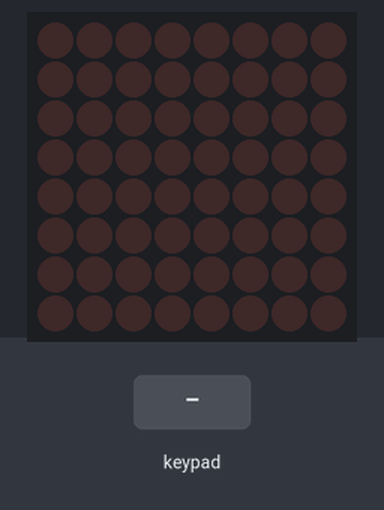
Bench run of a sketch on a simulated Arduino Uno, built with avr-gcc and run on an emulated ATmega328P. Parts: 8×8 LED matrix. Inputs (shaded band) come from the test bench.

Above: at 1.3 s.
1.4 s: keypad keys 9 8 7 6 # pressed 0.4 s apart
At 4.9 s:
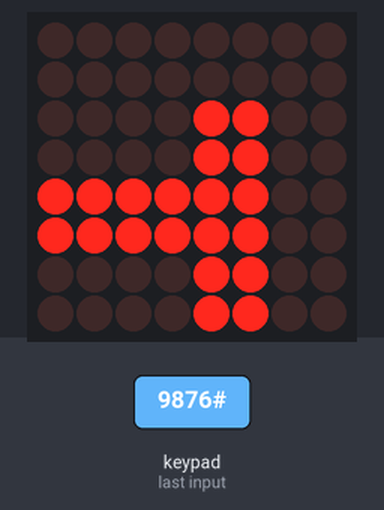
6.0 s: key '1' pressed
At 7.2 s:
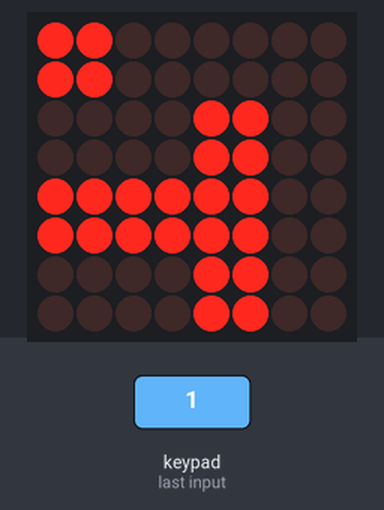
7.5 s: keypad keys 9 8 7 6 * pressed 0.4 s apart
At 11.1 s:
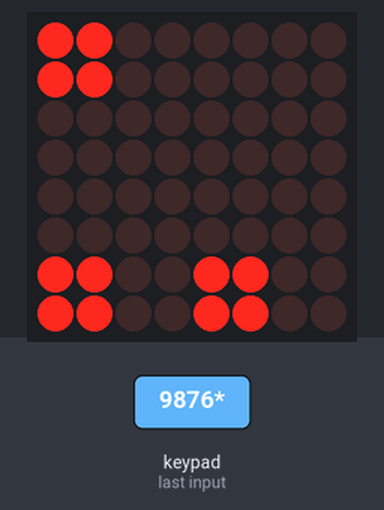
12.0 s: keypad keys 9 8 7 6 A pressed 0.4 s apart
At 16.1 s:
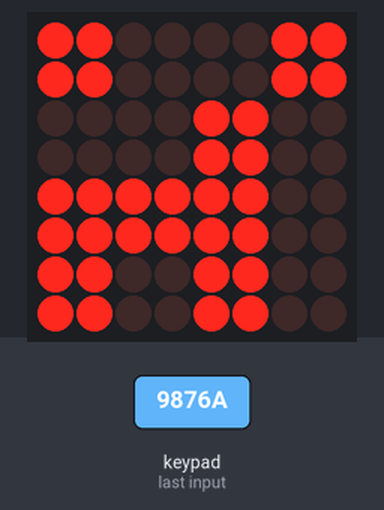
16.5 s: key '2' pressed
At 17.4 s:
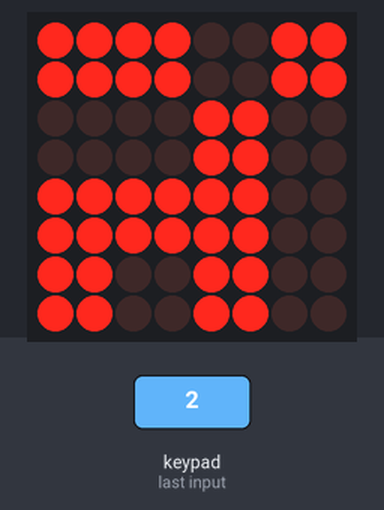
18.0 s: keypad keys 9 8 7 6 D pressed 0.4 s apart
At 22.4 s:
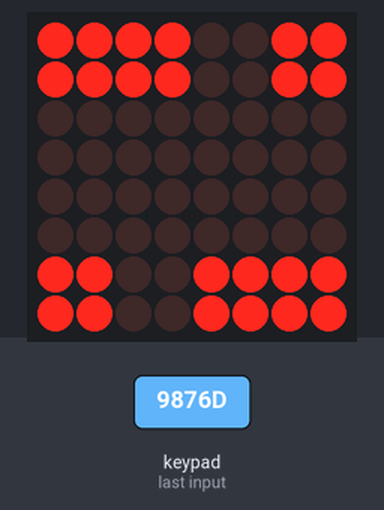
Timing chart, 0 to 23.5 s (numbered marks = the images above; inputs shaded):
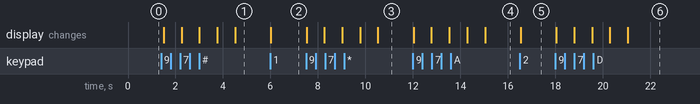

The sketch:

keypad_led_matrix.ino
```cpp
/*
Ce script est pirement fun. Le fonctionnement est que chaque bouton de la membrane est relié à un carré de 2*2 leds du module Max7219.
*/
#include <LedControl.h>
#include <Keypad.h>

const int max7219_din = 12; // Broche DIN du module MAX7219
const int max7219_cs = 11; // Broche CS du module MAX7219
const int max7219_clk = 10; // Broche CLK du module MAX7219

const byte ROWS = 4; //four rows
const byte COLS = 4; //four columns

//define the cymbols on the buttons of the keypads
char hexaKeys[ROWS][COLS] = {
  {'1','2','3','A'},
  {'4','5','6','B'},
  {'7','8','9','C'},
  {'*','0','#','D'}
};
byte rowPins[ROWS] = {9, 8, 7, 6}; //connect to the row pinouts of the keypad
byte colPins[COLS] = {5, 4, 3, 2}; //connect to the column pinouts of the keypad

bool state[4][4] = {{false, false, false, false}, // Tableau de l'état de chaque carré
                    {false, false, false, false},
                    {false, false, false, false},
                    {false, false, false, false}};

//initialize an instance of class NewKeypad
Keypad customKeypad = Keypad( makeKeymap(hexaKeys), rowPins, colPins, ROWS, COLS);

LedControl lc=LedControl(12,10,11,1);

void setup() {
  lc.shutdown(0, false); // Activation du module MAX7219
  lc.setIntensity(0, 8); // Règle l'intensité de l'affichage
  lc.clearDisplay(0); // Efface l'affichage
}

void loop() {
  char customKey = customKeypad.getKey();

  if (customKey=='1'){
    state[0][0] = !state[0][0];
    lc.setLed(0, 0, 0, state[0][0]);
    lc.setLed(0, 0, 1, state[0][0]);
    lc.setLed(0, 1, 0, state[0][0]);
    lc.setLed(0, 1, 1, state[0][0]);
  }
  else if (customKey=='2'){
    state[0][1] = !state[0][1];
    lc.setLed(0, 0, 2, state[0][1]);
    lc.setLed(0, 0, 3, state[0][1]);
    lc.setLed(0, 1, 2, state[0][1]);
    lc.setLed(0, 1, 3, state[0][1]);
  }
  else if (customKey=='3'){
    state[0][2] = !state[0][2];
    lc.setLed(0, 0, 4, state[0][2]);
    lc.setLed(0, 0, 5, state[0][2]);
    lc.setLed(0, 1, 4, state[0][2]);
    lc.setLed(0, 1, 5, state[0][2]);
  }
  else if (customKey=='A'){
    state[0][3] = !state[0][3];
    lc.setLed(0, 0, 6, state[0][3]);
    lc.setLed(0, 0, 7, state[0][3]);
    lc.setLed(0, 1, 6, state[0][3]);
    lc.setLed(0, 1, 7, state[0][3]);
  }
  else if (customKey=='4'){
    state[1][0] = !state[1][0];
    lc.setLed(0, 2, 0, state[1][0]);
    lc.setLed(0, 2, 1, state[1][0]);
    lc.setLed(0, 3, 0, state[1][0]);
    lc.setLed(0, 3, 1, state[1][0]);
  }
  else if (customKey=='5'){
    state[1][1] = !state[1][1];
    lc.setLed(0, 2, 2, state[1][1]);
    lc.setLed(0, 2, 3, state[1][1]);
    lc.setLed(0, 3, 2, state[1][1]);
    lc.setLed(0, 3, 3, state[1][1]);
  }
  else if (customKey=='6'){
    state[1][2] = !state[1][2];
    lc.setLed(0, 2, 4, state[1][2]);
    lc.setLed(0, 2, 5, state[1][2]);
    lc.setLed(0, 3, 4, state[1][2]);
    lc.setLed(0, 3, 5, state[1][2]);
  }
  else if (customKey=='B'){
    state[1][3] = !state[1][3];
    lc.setLed(0, 2, 6, state[1][3]);
    lc.setLed(0, 2, 7, state[1][3]);
    lc.setLed(0, 3, 6, state[1][3]);
    lc.setLed(0, 3, 7, state[1][3]);
  }
  else if (customKey=='7'){
    state[2][0] = !state[2][0];
    lc.setLed(0, 4, 0, state[2][0]);
    lc.setLed(0, 4, 1, state[2][0]);
    lc.setLed(0, 5, 0, state[2][0]);
    lc.setLed(0, 5, 1, state[2][0]);
  }
  else if (customKey=='8'){
    state[2][1] = !state[2][1];
    lc.setLed(0, 4, 2, state[2][1]);
    lc.setLed(0, 4, 3, state[2][1]);
    lc.setLed(0, 5, 2, state[2][1]);
    lc.setLed(0, 5, 3, state[2][1]);
  }
  else if (customKey=='9'){
    state[2][2] = !state[2][2];
    lc.setLed(0, 4, 4, state[2][2]);
    lc.setLed(0, 4, 5, state[2][2]);
    lc.setLed(0, 5, 4, state[2][2]);
    lc.setLed(0, 5, 5, state[2][2]);
  }
  else if (customKey=='C'){
    state[2][3] = !state[2][3];
    lc.setLed(0, 4, 6, state[2][3]);
    lc.setLed(0, 4, 7, state[2][3]);
    lc.setLed(0, 5, 6, state[2][3]);
    lc.setLed(0, 5, 7, state[2][3]);
  }
  else if (customKey=='*'){
    state[3][0] = !state[3][0];
    lc.setLed(0, 6, 0, state[3][0]);
    lc.setLed(0, 6, 1, state[3][0]);
    lc.setLed(0, 7, 0, state[3][0]);
    lc.setLed(0, 7, 1, state[3][0]);
  }
  else if (customKey=='0'){
    state[3][1] = !state[3][1];
    lc.setLed(0, 6, 2, state[3][1]);
    lc.setLed(0, 6, 3, state[3][1]);
    lc.setLed(0, 7, 2, state[3][1]);
    lc.setLed(0, 7, 3, state[3][1]);
  }
  else if (customKey=='#'){
    state[3][2] = !state[3][2];
    lc.setLed(0, 6, 4, state[3][2]);
    lc.setLed(0, 6, 5, state[3][2]);
    lc.setLed(0, 7, 4, state[3][2]);
    lc.setLed(0, 7, 5, state[3][2]);
  }
  else if (customKey=='D'){
    state[3][3] = !state[3][3];
    lc.setLed(0, 6, 6, state[3][3]);
    lc.setLed(0, 6, 7, state[3][3]);
    lc.setLed(0, 7, 6, state[3][3]);
    lc.setLed(0, 7, 7, state[3][3]);
  }
  delay(250);
}
```

Measured:
- after the input at 1.4 s, the display: first changes after 0.10 s (image 1 shows a later state)
- after the input at 6.0 s, the display: changes at once (image 2)
- after the input at 7.5 s, the display: first changes at once (image 3 shows a later state)
- after the input at 12.0 s, the display: first changes at once (image 4 shows a later state)
- after the input at 16.5 s, the display: changes at once (image 5)
- after the input at 18.0 s, the display: first changes at once (image 6 shows a later state)
